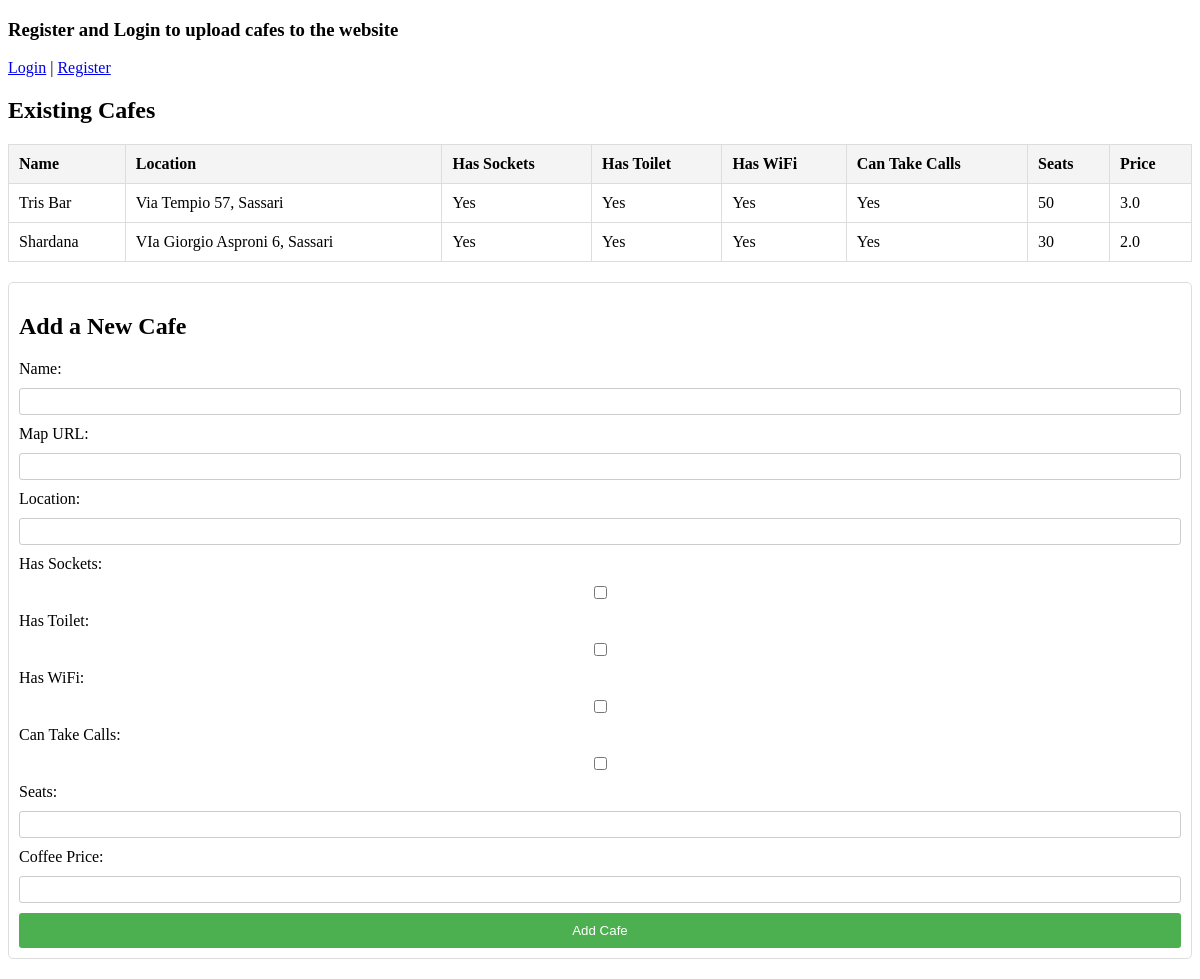
The page / on the database its author committed.
### main.py (models this page shows, shortened)
class Cafe(db.Model):
    id = db.Column(db.Integer, primary_key=True)
    name = db.Column(db.String(150), nullable=False)
    map_url = db.Column(db.String(250), nullable=False)
    img_url = db.Column(db.String(250), nullable=True)
    location = db.Column(db.String(250), nullable=False)
    has_sockets = db.Column(db.Boolean, default=False)
    has_toilet = db.Column(db.Boolean, default=False)
    has_wifi = db.Column(db.Boolean, default=False)
    can_take_calls = db.Column(db.Boolean, default=False)
    seats = db.Column(db.Integer, nullable=True)
    coffee_price = db.Column(db.Float, nullable=True)

### main.py (the view)
@app.route('/')
def home():
    cafes = Cafe.query.all()
    if current_user.is_authenticated:
        return render_template('index.html', cafes=cafes, logged_in=True)
    else:
        return render_template('index.html', cafes=cafes, logged_in=False)

### templates/index.html (shortened to what this page needs)
<!DOCTYPE html>
<html lang="en">
<head>
    <link rel="stylesheet" href="{{ url_for('static', filename='styles.css') }}">
</head>
<body>
    <div class="header">
        {% if current_user.is_authenticated %}
            <h2>Welcome {{ current_user.username }}!</h2>
            <form action="{{ url_for('logout') }}" method="POST" style="display:inline;">
                <button type="submit">Log Out</button>
            </form>
        {% else %}
            <h3> Register and Login to upload cafes to the website</h3>
            <a href="{{ url_for('login') }}">Login</a> |
            <a href="{{ url_for('register') }}">Register</a>
        {% endif %}
    </div>
    <div class="cafe-list">
        <h2>Existing Cafes</h2>
        <table>
            <thead>
                <tr>
                    <th>Name</th>
                    <th>Location</th>
                    <th>Has Sockets</th>
                    <th>Has Toilet</th>
                    <th>Has WiFi</th>
                    <th>Can Take Calls</th>
                    <th>Seats</th>
                    <th>Price</th>
                </tr>
            </thead>
            <tbody>
                {% for cafe in cafes %}
                <tr>
                    <td>{{ cafe.name }}</td>
                    <td>{{ cafe.location }}</td>
                    <td>{{ 'Yes' if cafe.has_sockets else 'No' }}</td>
                    <td>{{ 'Yes' if cafe.has_toilet else 'No' }}</td>
                    <td>{{ 'Yes' if cafe.has_wifi else 'No' }}</td>
                    <td>{{ 'Yes' if cafe.can_take_calls else 'No' }}</td>
                    <td>{{ cafe.seats or 'N/A' }}</td>
                    <td>{{ cafe.coffee_price or 'N/A' }}</td>
                </tr>
                {% endfor %}
            </tbody>
        </table>
    </div>
    <div class="add-cafe-form">
        <h2>Add a New Cafe</h2>
        <form id="add-cafe-form">
            <label for="name">Name:</label>
            <input type="text" id="name" name="name" required>
            <label for="map_url">Map URL:</label>
            <input type="url" id="map_url" name="map_url" required>
            <label for="location">Location:</label>
            <input type="text" id="location" name="location" required>
            <label for="has_sockets">Has Sockets:</label>
            <input type="checkbox" id="has_sockets" name="has_sockets">
            <label for="has_toilet">Has Toilet:</label>
            <input type="checkbox" id="has_toilet" name="has_toilet">
            <label for="has_wifi">Has WiFi:</label>
            <input type="checkbox" id="has_wifi" name="has_wifi">
            <label for="can_take_calls">Can Take Calls:</label>
            <input type="checkbox" id="can_take_calls" name="can_take_calls">
            <label for="seats">Seats:</label>
            <input type="text" id="seats" name="seats">
            <label for="coffee_price">Coffee Price:</label>
            <input type="text" id="coffee_price" name="coffee_price">
            <button type="submit">Add Cafe</button>
        </form>
    </div>
</body>
</html>

### static/styles.css (style rules this page uses)
.add-cafe-form { margin: 20px 0; padding: 10px; border: 1px solid #ddd; border-radius: 5px; }
.add-cafe-form form { display: grid; gap: 10px; }
.add-cafe-form input { padding: 5px; border: 1px solid #ccc; border-radius: 3px; }
.add-cafe-form button { padding: 10px; background-color: #4CAF50; color: white; border: none; border-radius: 3px; cursor: pointer; }
.cafe-list table { width: 100%; border-collapse: collapse; margin-top: 20px; }
.cafe-list th, .cafe-list td { padding: 10px; border: 1px solid #ddd; text-align: left; }
.cafe-list th { background-color: #f4f4f4; }

### rows shown on the page
Cafe: name "Tris Bar", location "Via Tempio 57, Sassari", has_sockets "Yes", has_toilet "Yes", has_wifi "Yes", can_take_calls "Yes", seats "50", coffee_price "3.0"
Cafe: name "Shardana", location "VIa Giorgio Asproni 6, Sassari", has_sockets "Yes", has_toilet "Yes", has_wifi "Yes", can_take_calls "Yes", seats "30", coffee_price "2.0"
